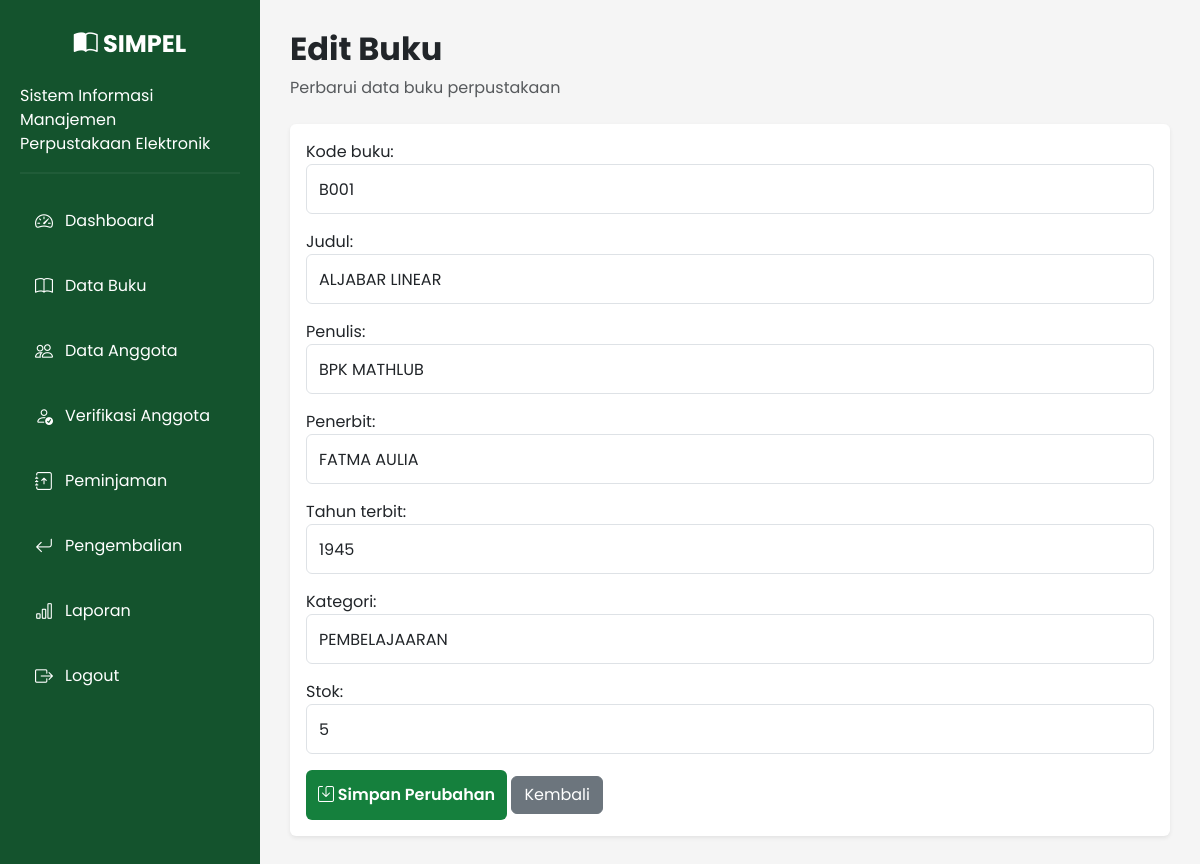
Page /buku/edit/3/ (signed in) on the earlier database version.
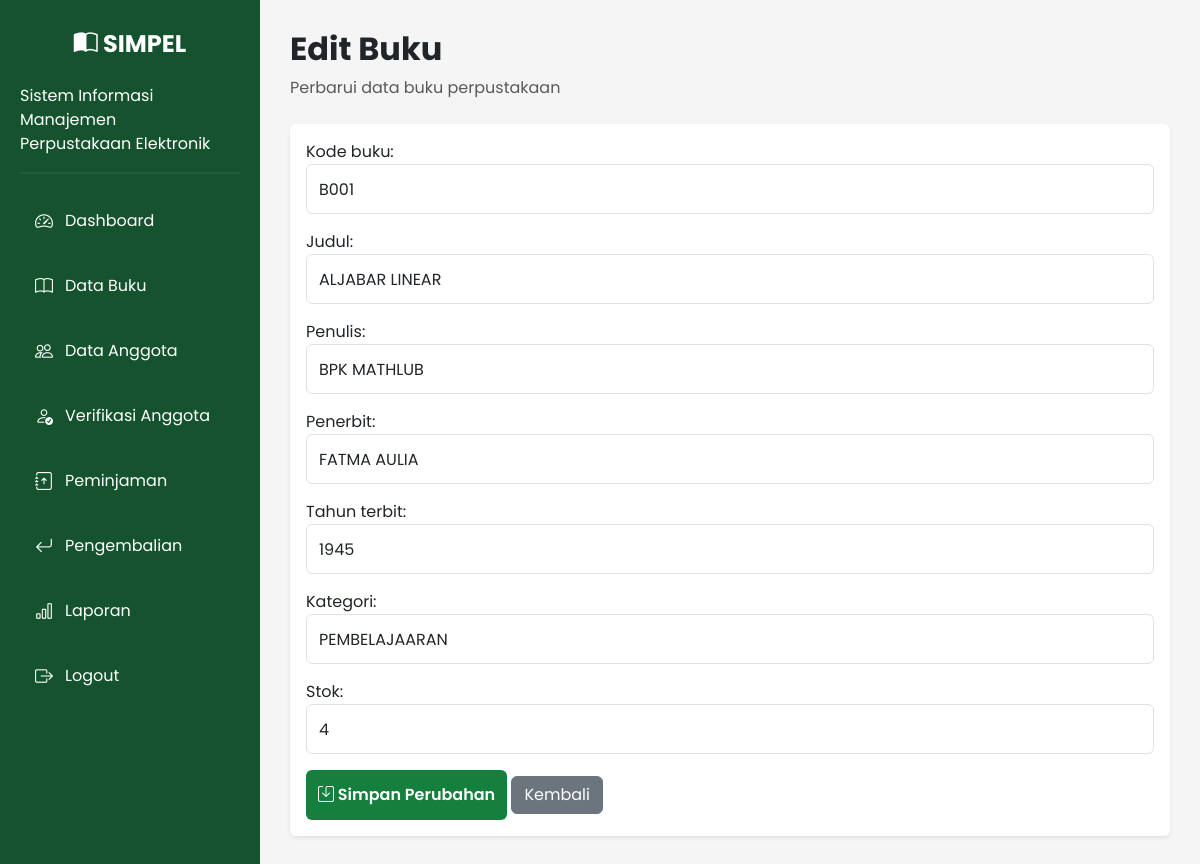
Same page on the later database version.
### library/models.py (models this page shows, shortened)
class Buku(models.Model):
    kode_buku = models.CharField(max_length=20, unique=True)
    judul = models.CharField(max_length=200)
    penulis = models.CharField(max_length=100)
    penerbit = models.CharField(max_length=100)
    tahun_terbit = models.PositiveIntegerField()
    kategori = models.CharField(max_length=100)
    isbn = models.CharField(max_length=20, blank=True)
    lokasi_rak = models.CharField(
        max_length=50,
        default="Rak A1"
    )
    kondisi = models.CharField(
        max_length=20,
        choices=[
            ('Baik', 'Baik'),
            ('Rusak', 'Rusak'),
        ],
        default='Baik'
    )
    stok = models.PositiveIntegerField(default=0)

### library/views.py (the view)
# urls.py: path('buku/edit/<int:id>/', views.edit_buku, name='edit_buku'),
@login_required(login_url='login')
def edit_buku(request, id):
    buku = Buku.objects.get(id=id)
    if request.method == "POST":
        form = BukuForm(request.POST, instance=buku)
        if form.is_valid():
            form.save()
            messages.success(request, 'Data buku berhasil diubah.')
            return redirect('buku')
    else:
        form = BukuForm(instance=buku)
    return render(
        request,
        'library/buku/edit.html',
        {
            'form': form
        }
    )

### library/forms.py
class BukuForm(forms.ModelForm):
    class Meta:
        model = Buku
        fields = [
            'kode_buku',
            'judul',
            'penulis',
            'penerbit',
            'tahun_terbit',
            'kategori',
            'stok'
        ]
        widgets = {
            'kode_buku': forms.TextInput(attrs={'class': 'form-control'}),
            'judul': forms.TextInput(attrs={'class': 'form-control'}),
            'penulis': forms.TextInput(attrs={'class': 'form-control'}),
            'penerbit': forms.TextInput(attrs={'class': 'form-control'}),
            'tahun_terbit': forms.NumberInput(attrs={'class': 'form-control'}),
            'kategori': forms.TextInput(attrs={'class': 'form-control'}),
            'stok': forms.NumberInput(attrs={'class': 'form-control'}),
        }

### library/templates/library/buku/edit.html (shortened to what this page needs)
{% extends 'library/base.html' %}
{% block content %}
<div class="d-flex justify-content-between align-items-center mb-4">
    <div>
        <h2 class="fw-bold">Edit Buku</h2>
        <p class="text-muted mb-0">
            Perbarui data buku perpustakaan
        </p>
    </div>
</div>
<div class="card shadow-sm border-0">
    <div class="card-body">
        <form method="POST">
            {{ form.as_p }}
            <button type="submit" class="btn btn-success">
                <i class="bi bi-save"></i>
                Simpan Perubahan
            </button>
            <a href="{% url 'buku' %}" class="btn btn-secondary">
                Kembali
            </a>
        </form>
    </div>
</div>
{% endblock %}

Differences in the rows shown:
changed Buku "ALJABAR LINEAR": stok "5" → "4"
